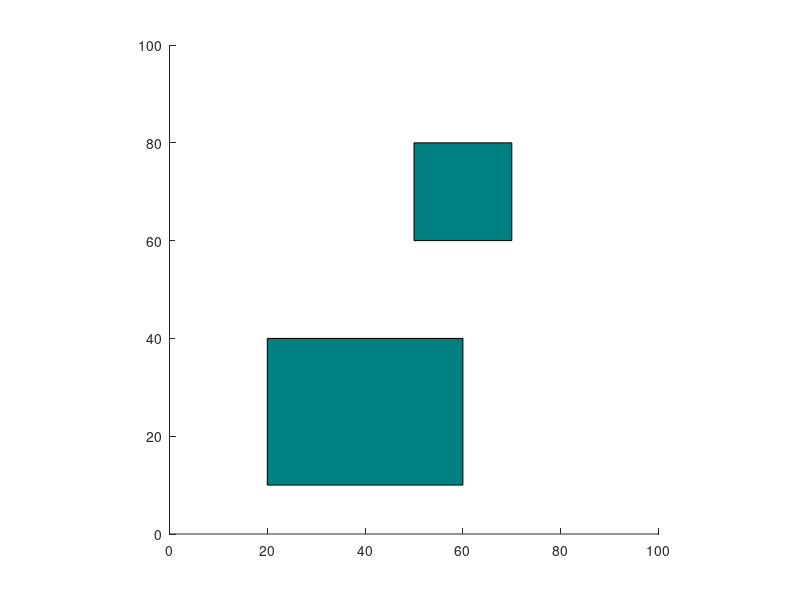

The MATLAB source for this figure: (Note: this script raises an error after producing the figure.)
%%%%%%%%%%%%%%%%%%%%%%%%%%%%%%%%%%%%%%%%%%%%%%%%%%%%%%%%%%%%%%%%%%%%%%%%%%%
%
% ECE8743 Advanced Robotics
% Visibility Graph based robot global path planning for static obstacles
% Evloved from Aditya Jain's codes
%
% Configued in Environment 1
%
%%%%%%%%%%%%%%%%%%%%%%%%%%%%%%%%%%%%%%%%%%%%%%%%%%%%%%%%%%%%%%%%%%%%%%%%%%%
clc
close all
clear
%tic
%% Defining environment variables
start = [4,4];     % start position
goal = [90, 85];   % goal position
n = 2;             % no. of obstacles

%% Defining the grid
figure

%%% 1st Config %%%%
% Configued in Environment 1
rectangle('Position',[20 10 40 30], 'FaceColor',[0 .5 .5])
axis([0 100 0 100])
axis square

hold on
rectangle('Position',[50 60 20 20], 'FaceColor',[0 .5 .5])
%%%%%%%%%%%%%%%%%%%3


% Plotting start position
circles(start(1), start(2),2, 'facecolor','green')

% Plotting goal position
circles(goal(1), goal(2),2, 'facecolor','yellow')


%% Initialising the hash map

tic

%%% 1st Config
 keys = {'a', 'b', 'c', 'd', 'e', 'f', 'g', 'h', 'i', 'j'};
 values = {start, [20,10], [20,40], [60,40], [60,10], [50,60], [50,80], [70,80], [70,60], goal};
%%%%%%%%%%%%%%%%%

Map = containers.Map(keys, values);
len = Map.values;
Map('j');


%% Building all the obstacle edges
length = size(keys);    % this contains the number of nodes
edges = [];
for i = 2:(length(2)-2)   
        temp = [values{1,i}(1), values{1,i+1}(1), values{1,i}(2), values{1,i+1}(2)];
        edges = vertcat(edges, temp);                
end

% Removing edges which are not obstacle edges
rows = [];
sizeEdges = size(edges);
i = 4;
while i < (sizeEdges(1)-1)
    edges(i,:) = [];
    sizeEdges = size(edges);
    i = i + 3;
end

% Adding 1 edge pair in each obstacle which were not added in the earlier
% for loop
i = 2;
while i < length(2)-2    
    temp = [values{1,i}(1), values{1,i+3}(1), values{1,i}(2), values{1,i+3}(2)];
    edges = vertcat(edges, temp);
    i = i + 4;    
end


%% Calculating the valid edges and adding them to the graph
ledgeSize = size(edges);
noEdges = ledgeSize(1);
G = graph();

for i = 1:length(2)    
    for j = (i + 1):length(2)        
        % find equation of the edge to be checked
        p1 = values{1,i};
        q1 = values{1,j};
        m1 = (q1(2)-p1(2))/(q1(1)-p1(1));
        c1 = p1(2) - m1*(p1(1));
        flag = 1;           % flag to check if the edge has any intersection with any other edge;
                            % '1' means no intersection
                            
        % need to compare with the edges   
        for k = 1:noEdges
            ed = edges(k,:);            
            m2 = (ed(4) - ed(3))/(ed(2) - ed(1));
            
            if(ed(2)==ed(1))
                m2 = 1e+10;
            end
            
            c2 = ed(3) - m2*ed(1);  
            
            if m1==m2       % ignoring 
                t = 1;
            else
                temp1 = ed(3) - m1*ed(1) - c1;
                temp2 = ed(4) - m1*ed(2) - c1;
                temp3 = p1(2) - m2*p1(1) - c2;
                temp4 = q1(2) - m2*q1(1) - c2;
                
                if (sign(temp1) ~= sign(temp2)) &&  sign(temp1)~=0 && sign(temp2)~=0 && (sign(temp3) ~= sign(temp4)) &&  sign(temp3)~=0 && sign(temp4)~=0
                    flag = 0;
                    break
                end
            end
        end
        if flag==1
            G = addedge(G,keys{i}, keys{j});
        end
                
    end    
end

%% Removing the diagonals of the obstacle from the visible edges
length = size(keys);    % this contains the number of nodes
i = 2;

while i < (length(2)-2)
    G = rmedge(G,keys{i}, keys{i+2});
    G = rmedge(G,keys{i+1}, keys{i+3});
    i = i + 4;
end


%% Plotting all the visible edges
visEd = G.Edges;                    % this has the visible edges
sizeEd = size(G.Edges);

for i=1:sizeEd(1)
   x = visEd(i,1);
   xx = x{1,1};
   p1 = Map(xx{1,1});
   p2 = Map(xx{1,2});
   xpoints = [p1(1,1), p2(1,1)];
   ypoints = [p1(1,2), p2(1,2)];
   hold on
   plot(xpoints, ypoints, 'b')
end


%% Finding the shortest path in the graph and printing it 
path = shortestpath(G, keys{1}, keys{length(2)});
pathSize = size(path);

totalDis = 0;    % this will contain the total distance in units for the final selected path

for i=1:pathSize(2)-1
    p1 = Map(path{i});
    p2 = Map(path{i+1});
    
    totalDis = totalDis + EuclDist(p1,p2);
    
    xpoints = [p1(1,1), p2(1,1)];
    ypoints = [p1(1,2), p2(1,2)];
    hold on
    plot(xpoints, ypoints, 'k', 'LineWidth', 3)
    title('Visibility Graph')
end


toc
totalDis
%%%%%%%%%%%%%% end %%%%%%%%%%%%%%%%%%%%%%%%%%%%%%%%%%%
